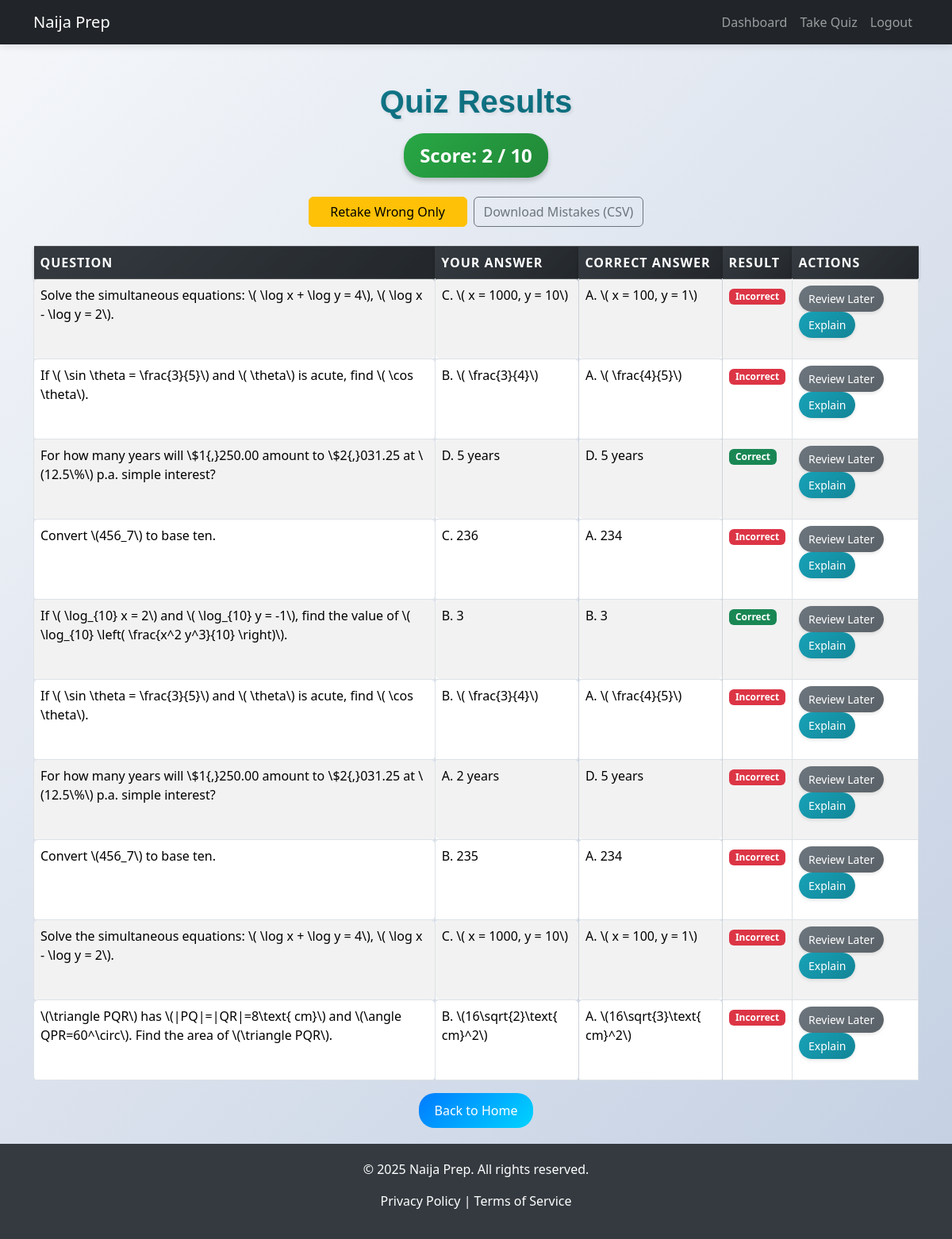
The page /results (signed in) on the database its author committed.
### app/models.py (models this page shows, shortened)
class UserResponse(db.Model):
    id = db.Column(db.Integer, primary_key=True)
    user_id = db.Column(db.Integer, db.ForeignKey('user.id'), nullable=False)
    question_id = db.Column(db.Integer, db.ForeignKey('question.id'), nullable=False)
    selected_option = db.Column(db.String(1), nullable=False)
    is_correct = db.Column(db.Boolean, nullable=False)
    timestamp = db.Column(db.DateTime, default=datetime.utcnow)
    user = db.relationship('User', backref=db.backref('responses', lazy=True))
    question = db.relationship('Question', backref=db.backref('responses', lazy=True))

class Question(db.Model):
    id = db.Column(db.Integer, primary_key=True)
    subject = db.Column(db.String(255), nullable=True)       # NEW
    topic = db.Column(db.String(255), nullable=False)
    difficulty = db.Column(db.Integer, nullable=False)
    question_text = db.Column(db.Text, nullable=False)
    option_a = db.Column(db.Text, nullable=False)
    option_b = db.Column(db.Text, nullable=False)
    option_c = db.Column(db.Text, nullable=False)
    option_d = db.Column(db.Text, nullable=False)
    correct_option = db.Column(db.String(10), nullable=False)
    explanation = db.Column(db.Text, nullable=True)
    exam_year = db.Column(db.String(255), nullable=True)

### app/routes.py (the view, shortened to what this page needs)
    @app.route("/results")
    @login_required
    def results():
        def format_option(q, opt_letter: str) -> str:
            opt = (opt_letter or "").upper()
            if opt not in {"A", "B", "C", "D"}:
                return f"{opt_letter} (Invalid option)"
            text = getattr(q, f"option_{opt.lower()}", "") or ""
            return f"{opt}. {text}"
        ids = session.get("last_quiz_ids")
        if not ids:
            responses = (
                UserResponse.query
                .options(joinedload(UserResponse.question))       # preload Question to avoid N+1
                .filter_by(user_id=current_user.id)
                .order_by(UserResponse.id.desc())
                .limit(10)
                .all()
            )
            if not responses:
                flash("No quiz results found. Please take the quiz first.", "warning")
                return redirect(url_for("subjects"))
            marked_ids = {
                rq.question_id for rq in ReviewQuestion.query.filter_by(user_id=current_user.id).all()
            }
            results_data = []
            for r in responses:
                q = r.question
                results_data.append({
                    "question_id": q.id,
                    "question_text": q.question_text,
                    "selected_option": format_option(q, r.selected_option),
                    "correct_option": format_option(q, q.correct_option),
                    "is_correct": r.is_correct,
                    "is_marked": q.id in marked_ids,
                })
            score = sum(1 for r in responses if r.is_correct)
            total = len(responses)
            return render_template("results.html", score=score, total_questions=total, results_data=results_data)

### app/models.py (called while the page is built)
@login_manager.user_loader
def load_user(user_id):
    return User.query.get(int(user_id))

### app/templates/results.html (shortened to what this page needs)
<!DOCTYPE html>
<html lang="en">
<head>
    <link href="https://cdn.jsdelivr.net/npm/bootstrap@5.3.3/dist/css/bootstrap.min.css" rel="stylesheet">
</head>
<body>
    <nav class="navbar navbar-expand-lg navbar-dark bg-dark">
        <div class="container">
            <a class="navbar-brand" href="{{ url_for('home') }}">Naija Prep</a>
            <div class="collapse navbar-collapse" id="navbarNav">
                <ul class="navbar-nav ms-auto">
                    <li class="nav-item">
                        <a class="nav-link" href="{{ url_for('dashboard') }}">Dashboard</a>
                    </li>
                    <li class="nav-item">
                        <a class="nav-link" href="{{ url_for('quiz') }}">Take Quiz</a>
                    </li>
                    <li class="nav-item">
                        <a class="nav-link" href="{{ url_for('logout') }}">Logout</a>
                    </li>
                </ul>
            </div>
        </div>
    </nav>
    <div class="container mt-5">
        <h2 class="text-center mb-3 quiz-title">Quiz Results</h2>
        <p class="text-center mb-4"><span class="score-display">Score: {{ score }} / {{ total_questions }}</span></p>
        <div class="actions-bar d-flex justify-content-center gap-2 mb-4">
            <form action="{{ url_for('retake_wrong') }}" method="post" class="d-inline">
                <button class="btn btn-warning">Retake Wrong Only</button>
            </form>
            <form action="{{ url_for('export_wrong_csv') }}" method="post" class="d-inline">
                <button class="btn btn-outline-secondary">Download Mistakes (CSV)</button>
            </form>
        </div>
        <table class="table table-striped table-hover table-bordered">
            <thead class="table-dark">
                <tr>
                    <th scope="col">Question</th>
                    <th scope="col">Your Answer</th>
                    <th scope="col">Correct Answer</th>
                    <th scope="col">Result</th>
                    <th scope="col">Actions</th>
                </tr>
            </thead>
            <tbody>
                {% for result in results_data %}
                    <tr>
                        <td class="question-cell">{{ result.question_text | safe }}</td>
                        <td class="answer-cell">{{ result.selected_option | safe }}</td>
                        <td class="answer-cell">{{ result.correct_option | safe }}</td>
                        <td>
                            {% if result.is_correct %}
                                <span class="badge bg-success">Correct</span>
                            {% else %}
                                <span class="badge bg-danger">Incorrect</span>
                            {% endif %}
                        </td>
                        <td>
                            {% if result.is_marked %}
                                <button class="btn btn-unmark btn-sm" onclick="unmarkForReview({{ result.question_id }})">Unmark</button>
                            {% else %}
                                <button class="btn btn-review btn-sm" onclick="markForReview({{ result.question_id }})">Review Later</button>
                            {% endif %}
                            <button class="btn btn-explain btn-sm" onclick="toggleExplanation({{ result.question_id }})">Explain</button>
                        </td>
                    </tr>
                {% endfor %}
            </tbody>
        </table>
        <a href="{{ url_for('home') }}" class="btn btn-primary mt-3 back-home">Back to Home</a>
    </div>
    <footer class="footer text-center">
        <div class="container">
            <p>© 2025 Naija Prep. All rights reserved.</p>
            <p><a href="#" class="text-white text-decoration-none">Privacy Policy</a> | <a href="#" class="text-white text-decoration-none">Terms of Service</a></p>
        </div>
    </footer>
</body>
</html>

### app/templates/results.html (style rules this page uses)
body { background: linear-gradient(135deg, #f5f7fa 0%, #c3cfe2 100%); min-height: 100vh; display: flex; flex-direction: column; }
.navbar { box-shadow: 0 2px 10px rgba(0,0,0,0.1); }
.footer { background: #343a40; color: white; padding: 20px 0; margin-top: auto; }
.quiz-title { font-family: 'Arial', sans-serif; font-size: 2.5rem; font-weight: 700; color: #002244; text-shadow: 2px 2px 4px rgba(0,0,0,0.1); background: linear-gradient(135deg, #138496, #0d6b7d); -webkit-background-clip: text; -webkit-text-fill-color: transparent; padding: 0 10px; }
.score-display { font-size: 1.5rem; font-weight: 600; color: #ffffff; background: linear-gradient(135deg, #28a745, #218838); padding: 10px 20px; border-radius: 25px; box-shadow: 0 4px 6px rgba(0,0,0,0.2); display: inline-block; }
.btn-explain { background: linear-gradient(135deg, #17a2b8, #138496); border: none; border-radius: 20px; padding: 6px 12px; box-shadow: 0 2px 4px rgba(0,0,0,0.1); transition: all 0.3s ease; color: white; margin-right: 10px; }
.btn-review { background: linear-gradient(135deg, #6c757d, #5a6268); border: none; border-radius: 20px; padding: 6px 12px; box-shadow: 0 2px 4px rgba(0,0,0,0.1); transition: all 0.3s ease; color: white; margin-right: 10px; }
.question-cell { font-weight: 500; background-color: #f1f3f5; border: 1px solid #dee2e6; padding: 10px; border-radius: 5px; line-height: 1.5; }
.answer-cell { background-color: #ffffff; border: 1px solid #ced4da; padding: 10px; border-radius: 5px; box-shadow: inset 0 1px 2px rgba(0,0,0,0.05); line-height: 1.5; }
.table-dark th { background: linear-gradient(135deg, #343a40, #23272b); color: white; font-weight: 600; text-transform: uppercase; letter-spacing: 1px; border: none; box-shadow: 0 2px 4px rgba(0,0,0,0.2); }
.back-home { display: block; margin: 20px auto; width: fit-content; background: linear-gradient(135deg, #007bff, #00d4ff); border: none; border-radius: 20px; padding: 10px 20px; transition: transform 0.3s ease; }
.actions-bar .btn { min-width: 200px; }

### rows shown on the page
UserResponse: question_text "Solve the simultaneous equations: \\( \\log x + \\log y = 4\\), \\( \\log x - \\log y = 2\\).", selected_option "C. \\( x = 1000, y = 10\\)", correct_option "A. \\( x = 100, y = 1\\)", shows "Incorrect"
UserResponse: question_text "If \\( \\sin \\theta = \\frac{3}{5}\\) and \\( \\theta\\) is acute, find \\( \\cos \\theta\\).", selected_option "B. \\( \\frac{3}{4}\\)", correct_option "A. \\( \\frac{4}{5}\\)", shows "Incorrect"
UserResponse: question_text "For how many years will \\$1{,}250.00 amount to \\$2{,}031.25 at \\(12.5\\%\\) p.a. simple interest?", selected_option "D. 5 years", correct_option "D. 5 years", shows "Correct", selected_option "A. 2 years"
UserResponse: question_text "Convert \\(456_7\\) to base ten.", selected_option "C. 236", correct_option "A. 234", shows "Incorrect", selected_option "B. 235"
UserResponse: question_text "If \\( \\log_{10} x = 2\\) and \\( \\log_{10} y = -1\\), find the value of \\( \\log_{10} \\left( \\frac{x^2 y^3}{10} \\right)\\).", selected_option "B. 3", correct_option "B. 3", shows "Correct"
UserResponse: question_text "\\(\\triangle PQR\\) has \\(|PQ|=|QR|=8\\text{ cm}\\) and \\(\\angle QPR=60^\\circ\\). Find the area of \\(\\triangle PQR\\).", selected_option "B. \\(16\\sqrt{2}\\text{ cm}^2\\)", correct_option "A. \\(16\\sqrt{3}\\text{ cm}^2\\)", shows "Incorrect"

### other values the page prints
{{ score }} "2"
{{ total_questions }} "10"
